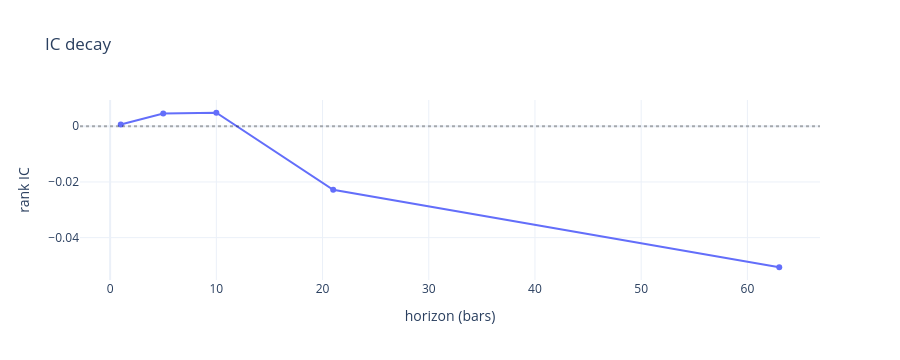

The notebook cell this image was saved under:
### Markdown cell above
## IC decay

How fast does the signal's edge fade with the forecast horizon?

### Code cell
decay = DG.ic_decay(z, prices, horizons=[1, 5, 10, 21, 63])
fig = go.Figure(go.Scatter(x=decay.index, y=decay.to_numpy(), mode='lines+markers'))
fig.update_layout(title='IC decay', xaxis_title='horizon (bars)', yaxis_title='rank IC',
                  template='plotly_white', height=360)
fig.add_hline(y=0, line={'dash': 'dot', 'color': 'rgba(0,0,0,.3)'})
fig

### Figure 1 — Plotly figure (JSON) as saved in the notebook; plotly's stock layout.template omitted (floating-point values rounded to 4 significant figures)
{"data": [{"mode": "lines+markers", "type": "scatter", "x": [1, 5, 10, 21, 63], "y": [0.0006097, 0.004582, 0.004861, -0.02282, -0.05064]}], "layout": {"height": 360, "shapes": [{"line": {"color": "rgba(0,0,0,.3)", "dash": "dot"}, "type": "line", "x0": 0, "x1": 1, "xref": "x domain", "y0": 0, "y1": 0, "yref": "y"}], "title": {"text": "IC decay"}, "xaxis": {"title": {"text": "horizon (bars)"}}, "yaxis": {"title": {"text": "rank IC"}}}}
